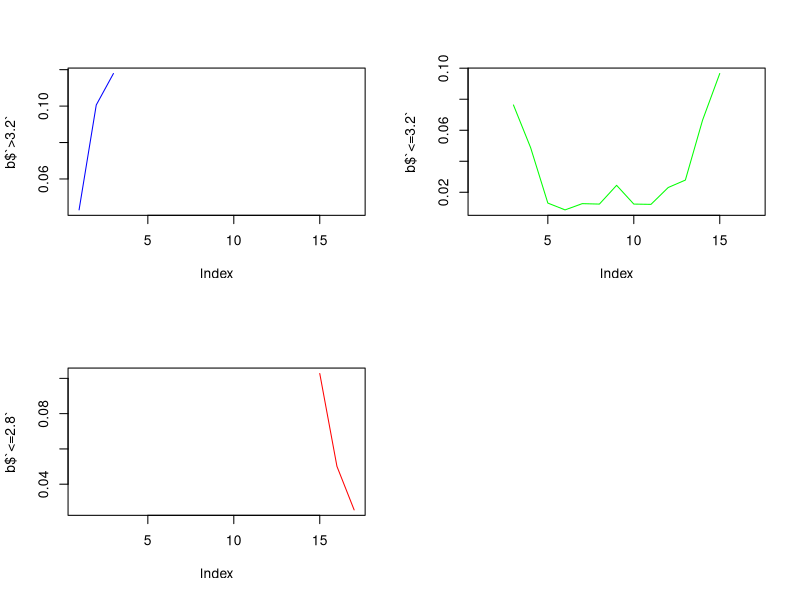
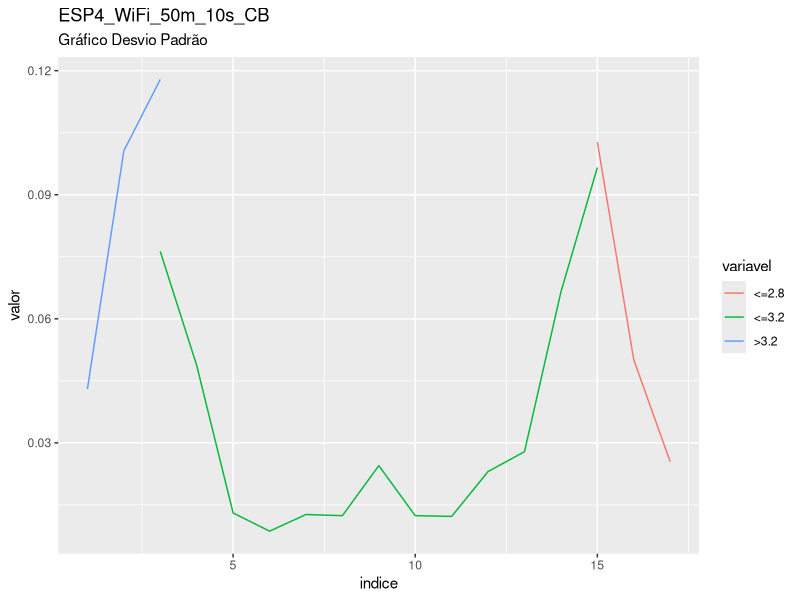
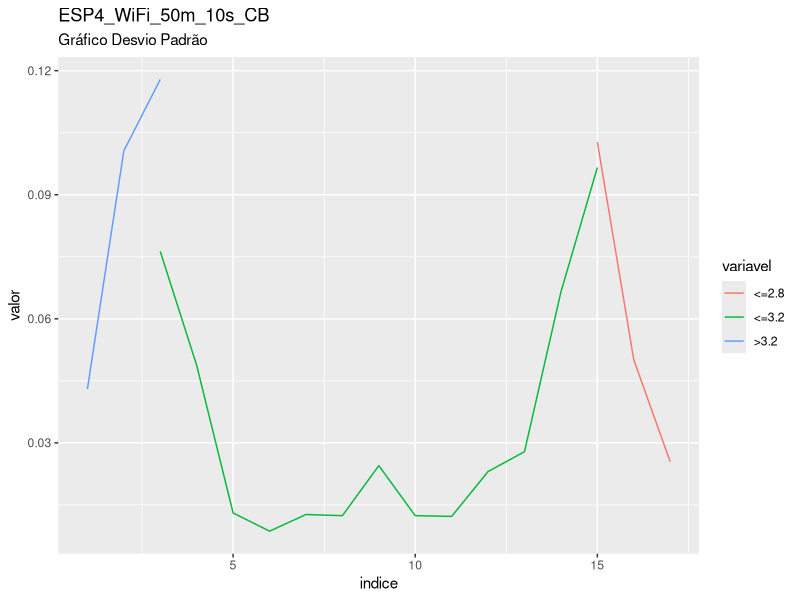

R code for these plots, in order:
library(readxl)
plan_ESP4_WiFi_50m_10s_CB <- read_excel("ESP4 WiFi 50m 10s CB.xlsx")
View(plan_ESP4_WiFi_50m_10s_CB)

valor<-plan_ESP4_WiFi_50m_10s_CB$Column9
posicoes<-c(1:length(valor))

corte_1<-min(posicoes[which(valor==3.2)])
corte_2<-min(posicoes[which(valor==2.8)])

valor[which(posicoes==corte_1)]
valor[which(posicoes==corte_2)]

a<- rep(1,corte_1)
b<- rep(2,corte_2-corte_1)
c<- rep(3,length(valor)-corte_2)

plan_ESP4_WiFi_50m_10s_CB$nivel<-c(a,b,c)


###########################################################

require(lubridate)
plan_ESP4_WiFi_50m_10s_CB$t<-(plan_ESP4_WiFi_50m_10s_CB$Column1)
plan_ESP4_WiFi_50m_10s_CB$t0<-min((plan_ESP4_WiFi_50m_10s_CB$Column1))
plan_ESP4_WiFi_50m_10s_CB$survt<-(plan_ESP4_WiFi_50m_10s_CB$t-plan_ESP4_WiFi_50m_10s_CB$t0)
segundos<-round(as.numeric(diff(plan_ESP4_WiFi_50m_10s_CB$survt,1)))
plan_ESP4_WiFi_50m_10s_CB$segundos<-c(0,segundos)
plan_ESP4_WiFi_50m_10s_CB$segundos<- ifelse(plan_ESP4_WiFi_50m_10s_CB$segundos<0,5,plan_ESP4_WiFi_50m_10s_CB$segundos)
plan_ESP4_WiFi_50m_10s_CB$segundos_acum<-cumsum(plan_ESP4_WiFi_50m_10s_CB$segundos)
plan_ESP4_WiFi_50m_10s_CB$minutos_acum<-round(cumsum(plan_ESP4_WiFi_50m_10s_CB$segundos)/60)
plan_ESP4_WiFi_50m_10s_CB$minuto = cut(as.numeric(plan_ESP4_WiFi_50m_10s_CB$minutos_acum), c(0,5, 10,15, 20,25, 30,35, 40,45,50,55,60,65,70,75,80,Inf), right=FALSE)


tapply(plan_ESP4_WiFi_50m_10s_CB$Column9,plan_ESP4_WiFi_50m_10s_CB$nivel,sd)
tapply(plan_ESP4_WiFi_50m_10s_CB$Column9,plan_ESP4_WiFi_50m_10s_CB$minuto,sd)

a<-tapply(plan_ESP4_WiFi_50m_10s_CB$Column9,list(plan_ESP4_WiFi_50m_10s_CB$minuto, plan_ESP4_WiFi_50m_10s_CB$nivel),sd)
b<-data.frame(a)
names(b)<-c(">3.2","<=3.2","<=2.8")

# exportando saida para csv
write.csv(a,file="saida_dp_ESP4_WiFi_50m_10s_CB.csv")

#grafico

par(mfrow = c(2, 2))
plot(b$`>3.2`,col="blue",type="l")
plot(b$`<=3.2`,col="green",type="l")
plot(b$`<=2.8`,col="red",type="l")

b$indice<-c(1:nrow(b))

library(tidyr)
library(ggplot2)

dados_long <- b %>% gather(variavel, valor, -indice)

ggplot(data = dados_long, aes(x = indice, y = valor, group = variavel)) +
  geom_line(aes(colour = variavel)) +
labs(title = "ESP4_WiFi_50m_10s_CB", subtitle = "Gráfico Desvio Padrão")

ggsave("Grafico_DP_ESP4_WiFi_50m_10s_CB.png")
